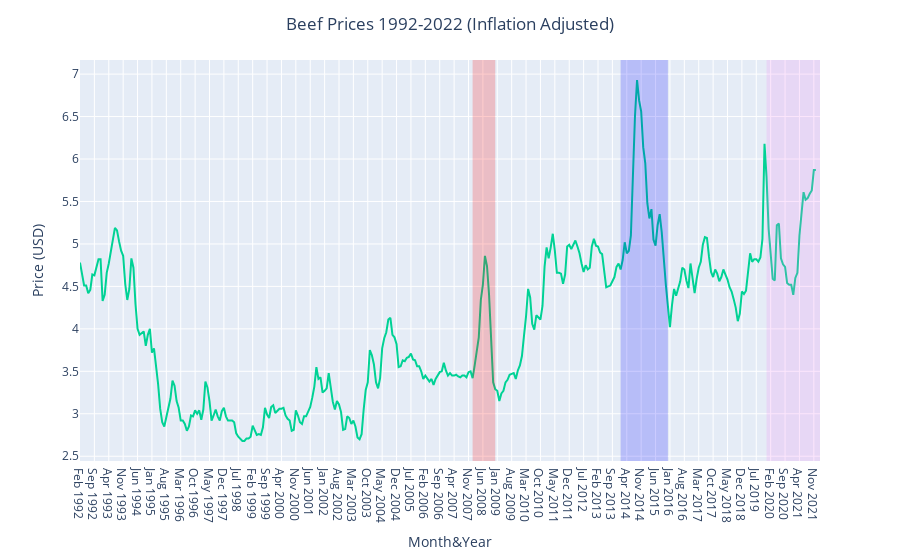

Notebook code for this chart:
### Markdown cell above
## Beef Prices

### Code cell
fig = px.line(data_frame=data, x="Month&Year", y="Price_beef_infl",color_discrete_sequence=[line_rice_hex])
fig.add_vrect(x0="Jan 2008", x1="Dec 2008", line_width=0, fillcolor="red", opacity=0.2) # food price crisis
fig.add_vrect(x0="Jan 2014", x1="Dec 2015", line_width=0, fillcolor="blue", opacity=0.2) # 2014-2015 Cattle price increase
fig.add_vrect(x0="Dec 2019", x1=data.shape[0], line_width=0, fillcolor="violet", opacity=0.2) # Covid-19 pandemic
fig.update_layout(
    title="Beef Prices 1992-2022 (Inflation Adjusted)", 
    title_x = 0.5,
    xaxis=dict(title="Month&Year"), 
    yaxis=dict(title="Price (USD)"))
fig.show()

### Figure 1 — Plotly figure (JSON) as saved in the notebook; plotly's stock layout.template omitted (floating-point values rounded to 4 significant figures; data arrays with more than 128 entries replaced by an {"elided": "..."} marker saying what was removed)
{"data": [{"hovertemplate": "Month&Year=%{x}<br>Price_beef_infl=%{y}<extra></extra>", "legendgroup": "", "line": {"color": "#00d295", "dash": "solid"}, "marker": {"symbol": "circle"}, "mode": "lines", "name": "", "orientation": "v", "showlegend": false, "type": "scatter", "x": {"elided": "360 str values"}, "xaxis": "x", "y": {"elided": "360 float values"}, "yaxis": "y"}], "layout": {"legend": {"tracegroupgap": 0}, "margin": {"t": 60}, "shapes": [{"fillcolor": "red", "line": {"width": 0}, "opacity": 0.2, "type": "rect", "x0": "Jan 2008", "x1": "Dec 2008", "xref": "x", "y0": 0, "y1": 1, "yref": "y domain"}, {"fillcolor": "blue", "line": {"width": 0}, "opacity": 0.2, "type": "rect", "x0": "Jan 2014", "x1": "Dec 2015", "xref": "x", "y0": 0, "y1": 1, "yref": "y domain"}, {"fillcolor": "violet", "line": {"width": 0}, "opacity": 0.2, "type": "rect", "x0": "Dec 2019", "x1": 360, "xref": "x", "y0": 0, "y1": 1, "yref": "y domain"}], "title": {"text": "Beef Prices 1992-2022 (Inflation Adjusted)", "x": 0.5}, "xaxis": {"anchor": "y", "domain": [0, 1], "title": {"text": "Month&Year"}}, "yaxis": {"anchor": "x", "domain": [0, 1], "title": {"text": "Price (USD)"}}}}
